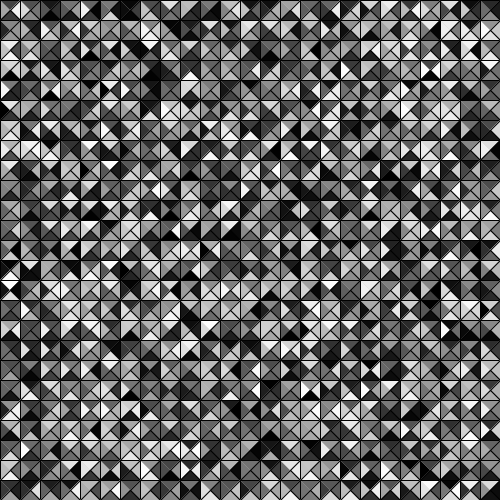
Frame 1 (no input)
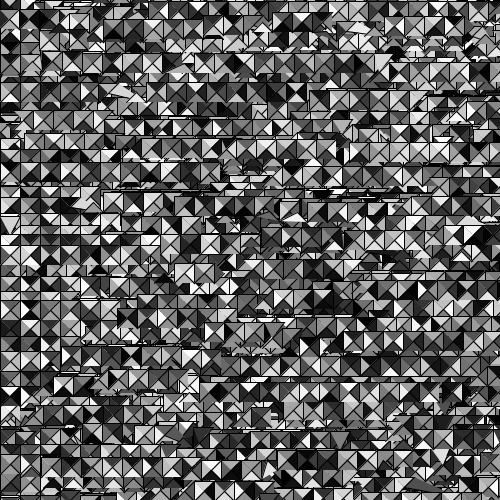
Frame 60 (the mouse pressed at the canvas centre just before this capture)
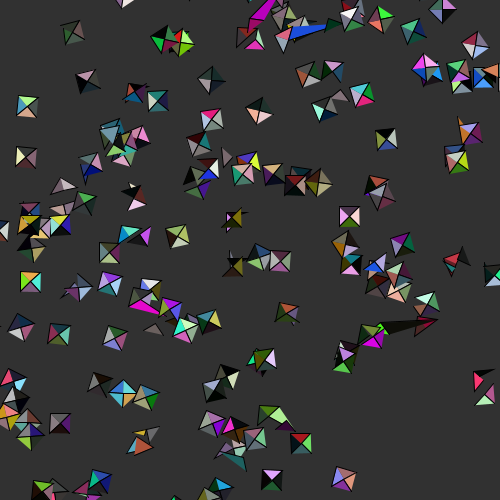
Frame 120 (the mouse held since frame 60 and released just before this capture)

The Processing sketch that drew these frames (run headless with seeded random() and noise(); from frame 60 on, the mouse is pressed at the canvas centre):

// Processing sketch: processing_113251
// ── processing_113251.pde

int x=0;
int y=0;
int c=100;
int counter=0;
void setup()
{
  size(500, 500);
  colorMode(HSB);
  frameRate(15);
}

void draw()
{
  if (counter<500)
  {
    y=0;
    for (int count=500;y<count;y+=20)
    {
      for (int count2=500;x<count2;x+=20)
      {
        fill(random(255));
        beginShape();
        vertex(x, y);
        vertex(x, y+20);
        vertex(x+10, y+10);
        endShape();
        fill(random(255));
        beginShape();
        vertex(x, y);
        vertex(x+20, y);
        vertex(x+10, y+10);
        endShape();
        fill(random(255));
        beginShape();
        vertex(x+20, y);
        vertex(x+10, y+10);
        vertex(x+20, y+20);
        endShape();
        fill(random(255));
        beginShape();
        vertex(x, y+20);
        vertex(x+10, y+10);
        vertex(x+20, y+20);
        endShape();
      }
      x=0;
    }
  }
  if (counter>=500&&counter<1500)
  {
    y=0;
    for (int count=500;y<count;y+=20)
    {
      for (int count2=500;x<count2;x+=20)
      {
        if (random(300)>=290)
        {
          x+=random(-20, 20);
          y+=random(-10, 10);
        }
        fill(random(255));
        beginShape();
        vertex(x, y);
        vertex(x, y+20);
        vertex(x+10, y+10);
        endShape();
        if (random(300)>=290)
        {
          x+=random(-30, 30);
          y+=random(-20, 20);
        }
        fill(random(255));
        beginShape();
        vertex(x, y);
        vertex(x+20, y);
        if (random(300)>=290)
        {
          x+=random(-5, 5);
          y+=random(-10, 10);
        }
        vertex(x+10, y+10);
        endShape();
        if (random(300)>=290)
        {
          x+=random(-10, 10);
          y+=random(-30, 30);
        }
        fill(random(255));
        beginShape();
        vertex(x+20, y);
        vertex(x+10, y+10);
        if (random(300)>=290)
        {
          x+=random(-50, 50);
          y+=random(-5, 5);
        }
        vertex(x+20, y+20);
        endShape();
        if (random(300)>=290)
        {
          x+=random(-20, 20);
          y+=random(-30, 30);
        }
        fill(random(255));
        beginShape();
        vertex(x, y+20);
        if (random(300)>=290)
        {
          x+=random(-20, 20);
          y+=random(-10, 10);
        }
        vertex(x+10, y+10);
        vertex(x+20, y+20);
        endShape();
      }
      x=0;
    }
  }

  if (counter>1000)
  {
    background(c);
    c+=random(-50,50);
    y=0;
    for (int count=500;y<count;y+=20)
    {
      for (int count2=500;x<count2;x+=20)
      {
        if (random(300)>=290)
        {
          x+=random(-20, 20);
          y+=random(-10, 10);
        }
        translate(-50,50);
        rotate(sin(noise(-100, 100)));
        fill(random(255), random(255), random(255));
        beginShape();
        vertex(x, y);
        if (random(300)>=290)
        {
          x+=random(-5, 5);
          y+=random(-10, 10);
        }
        vertex(x, y+20);
        if (random(300)>=290)
        {
          x+=random(-5, 5);
          y+=random(-10, 10);
        }
        vertex(x+10, y+10);
        endShape();
        if (random(300)>=290)
        {
          x+=random(-30, 30);
          y+=random(-20, 20);
        }
        fill(random(255), random(255), random(255));
        beginShape();
        vertex(x, y);
        if (random(300)>=290)
        {
          x+=random(-5, 5);
          y+=random(-10, 10);
        }
        vertex(x+20, y);
        if (random(300)>=290)
        {
          x+=random(-5, 5);
          y+=random(-10, 10);
        }
        vertex(x+10, y+10);
        endShape();
        if (random(300)>=290)
        {
          x+=random(-10, 10);
          y+=random(-30, 30);
        }
        fill(random(255), random(255), random(255));
        beginShape();
        vertex(x+20, y);
        if (random(300)>=290)
        {
          x+=random(-50, 50);
          y+=random(-5, 5);
        }
        vertex(x+10, y+10);
        if (random(300)>=290)
        {
          x+=random(-50, 50);
          y+=random(-5, 5);
        }
        vertex(x+20, y+20);
        endShape();
        if (random(300)>=290)
        {
          x+=random(-20, 20);
          y+=random(-30, 30);
        }
        fill(random(255), random(255), random(255));
        beginShape();
        vertex(x, y+20);
        if (random(300)>=290)
        {
          x+=random(-20, 20);
          y+=random(-10, 10);
        }
        vertex(x+10, y+10);
        if (random(300)>=290)
        {
          x+=random(-20, 20);
          y+=random(-10, 10);
        }
        vertex(x+20, y+20);
        endShape();
      }
      x=0;
    }
  }
  counter+=10;
  if (counter>=1500)
  {
    counter=0;
  }
}
